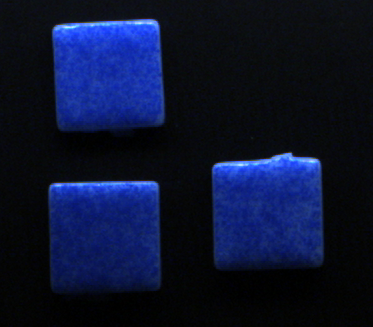
#> input picture Practicas/Practica_Tema_7/images/Imagenes_EjerAmpliacion/Fotos con Caja Grumo Acarrillador 2 fondo Negro.jpg, 373 x 327 px, found by its file name; its folder holds only this picture in this run
$ python Ejercicio_Ampliacion.py
#> lines starting #> are read from the running program, lines starting #| are printed output that depends on the picture; after the words box and inside, x2 and y2 are one past the last pixel; in counts of white or black regions, pixels touching at a corner belong together
import os
import cv2
import numpy as np

def analizar_imagen(ruta):
    img = cv2.imread(ruta)
#> img is the input picture: shape (327, 373, 3); mean B, G, R 48.2, 19.4, 11.8
    gray = cv2.cvtColor(img, cv2.COLOR_BGR2GRAY)
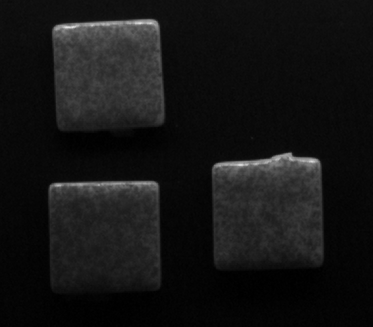
#> gray: shape (327, 373); min 0, max 226, mean 20.4
    blur = cv2.GaussianBlur(gray, (5,5), 0)
    _, binary = cv2.threshold(blur, 0, 255, cv2.THRESH_BINARY + cv2.THRESH_OTSU)
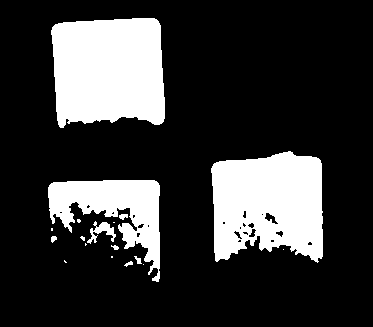
#> binary: shape (327, 373); 21.8% white; 18 white regions (9 under 20 px), largest, box (x1, y1, x2, y2) and area: (51, 18, 165, 128) 10988, (211, 151, 323, 263) 10049, (48, 180, 160, 282) 5096
    binary = cv2.bitwise_not(binary)
    contornos, _ = cv2.findContours(binary, cv2.RETR_EXTERNAL, cv2.CHAIN_APPROX_SIMPLE)
#> contornos = [[[0, 0], [0, 326], [372, 326], [372, 0]]]

    estado_final = "BUENO"

    for cnt in contornos:
        area = cv2.contourArea(cnt)
        perimetro = cv2.arcLength(cnt, True)
        rot_rect = cv2.minAreaRect(cnt)
        (cx, cy), (w, h), _ = rot_rect
        aspect_ratio = w / h if w > h else h / w
        cuadrado = aspect_ratio < 1.2
        approx = cv2.approxPolyDP(cnt, 0.01 * perimetro, True)
        irregular = len(approx) > 10

        estado = "BUENO" if cuadrado and not irregular else "DEFECTUOSO"
        if estado == "DEFECTUOSO":
            estado_final = estado

        box = cv2.boxPoints(rot_rect)
        box = np.intp(box)
        color = (0,255,0) if estado == "BUENO" else (0,0,255)
        cv2.drawContours(img, [box], 0, color, 2)
        cv2.putText(img, estado, (int(cx), int(cy)), cv2.FONT_HERSHEY_SIMPLEX, 0.6, color, 2)
#> this loop made 1 pass
#> (area, perimetro, rot_rect, cx, cy, w, h, aspect_ratio) on pass 1: (121272, 1396, ((186, 163), (326, 372), -90), 186, 163, 326, 372, 1.14)
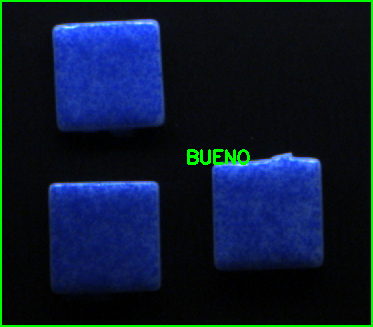
#> img: shape (327, 373, 3); 2.74% of pixels changed, all inside (x1, y1, x2, y2) = (0, 0, 373, 327)

    return img, estado_final

# Carpeta con imágenes
carpeta = "Practicas/Practica_Tema_7/images/Imagenes_EjerAmpliacion"
for nombre in os.listdir(carpeta):
    if nombre.endswith(".jpg") or nombre.endswith(".png"):
        ruta = os.path.join(carpeta, nombre)
        resultado, estado = analizar_imagen(ruta)
#> estado = 'BUENO'
        salida = f"resultado_{nombre.split('.')[0]}_{estado}.png"
        cv2.imwrite(salida, resultado)
        print(f"{nombre}: {estado}")
#| Fotos con Caja Grumo Acarrillador 2 fondo Negro.jpg: BUENO
